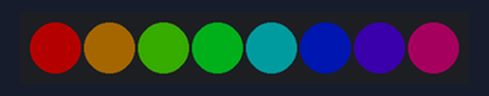
This program was run on a simulated ESP32 board running MicroPython. On the bench: 8 RGB LEDs in strip order, left to right. Dim RGB values are drawn brighter than linear.

Above: at 0.15 s.
At 1.38 s:
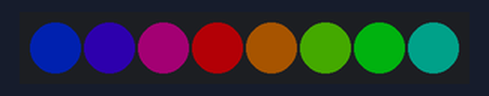
At 2.62 s:
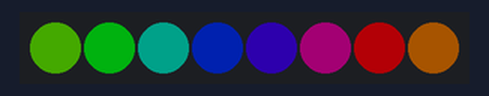
At 5.08 s:
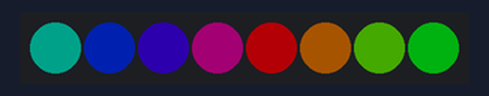
At 7.55 s:
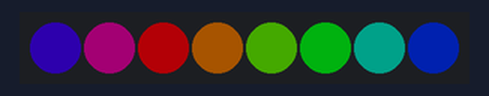
At 10.33 s:
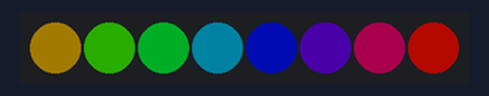
Timing chart, 0 to 40.0 s (numbered marks = the images above):
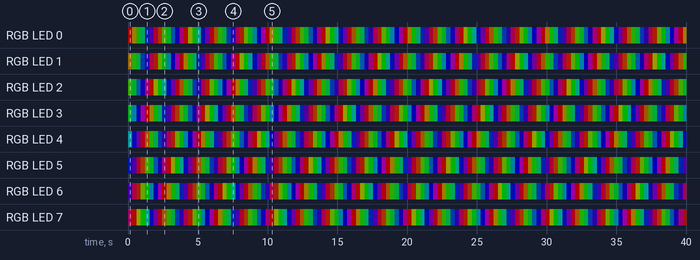

Measured:
- by itself, RGB LED 0: off → RGB(63, 0, 0) at 0.00 s, → RGB(36, 27, 0) 0.31 s later, → RGB(6, 57, 0) 0.31 s later, → RGB(0, 40, 23) 0.31 s later, … (130 changes in this stretch)
- by itself, RGB LED 3: off → RGB(0, 55, 8) at 0.00 s, → RGB(0, 28, 35) 0.31 s later, → RGB(1, 0, 62) 0.31 s later, → RGB(31, 0, 32) 0.31 s later, … (130 changes in this stretch)
- by itself, everything shown: repeats every 9.9 s, in 32 steps

The program:

neopixel_rainbow.py
```python
# A rainbow that spins around the ring
import time
from machine import Pin
from neopixel import NeoPixel

NUM_PIXELS = 8
BRIGHTNESS = 0.25   # 0.0 to 1.0

pixels = NeoPixel(Pin(23), NUM_PIXELS)


def wheel(position):
    # Turn a number from 0-255 into a colour on the colour wheel:
    # red -> green -> blue -> back to red
    position = position % 256
    if position < 85:
        r, g, b = 255 - position * 3, position * 3, 0
    elif position < 170:
        position -= 85
        r, g, b = 0, 255 - position * 3, position * 3
    else:
        position -= 170
        r, g, b = position * 3, 0, 255 - position * 3
    return (int(r * BRIGHTNESS), int(g * BRIGHTNESS), int(b * BRIGHTNESS))


offset = 0
while True:
    for i in range(NUM_PIXELS):
        # spread the whole rainbow evenly around the ring
        pixels[i] = wheel(i * 256 // NUM_PIXELS + offset)
    pixels.write()
    offset += 4
    time.sleep_ms(30)
```
